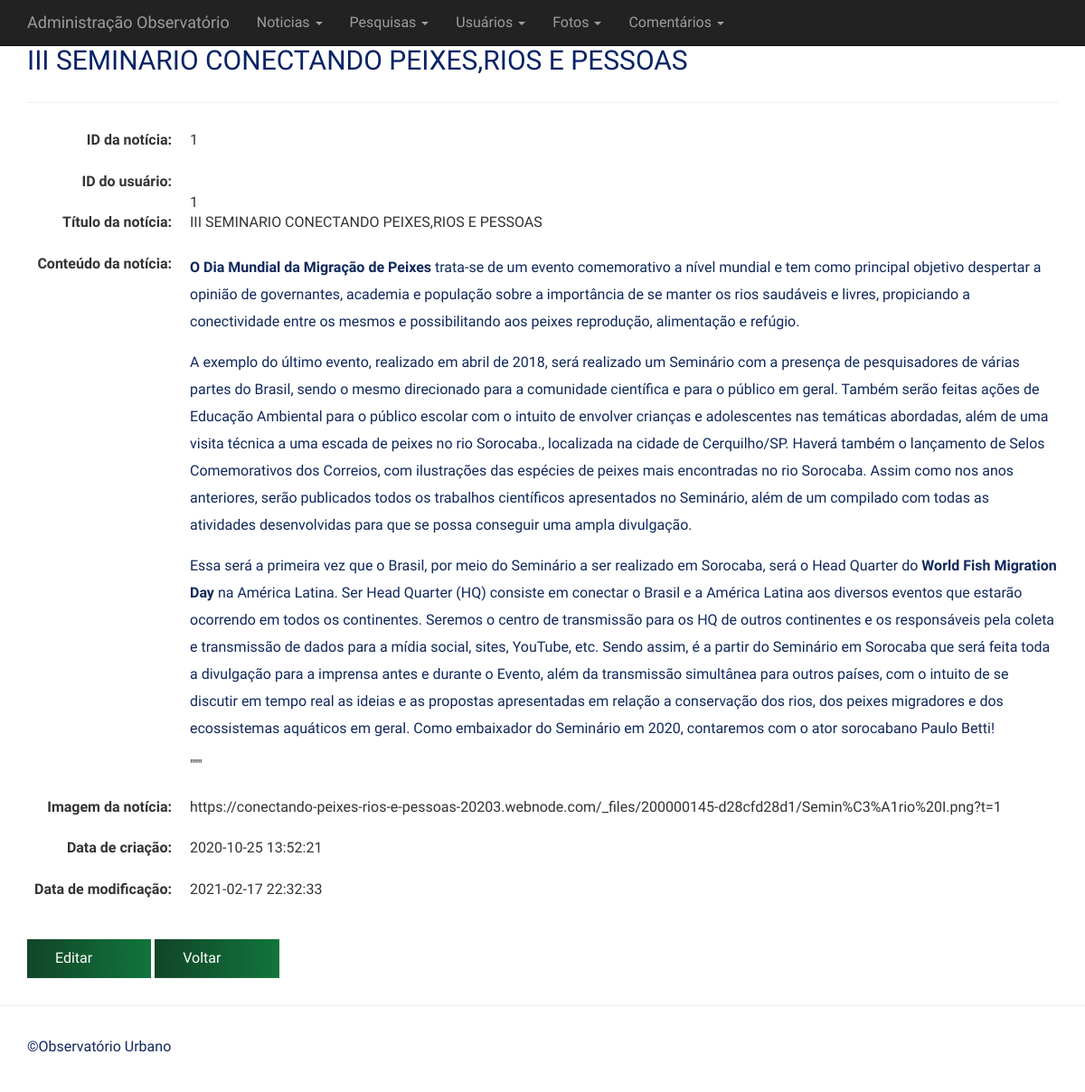
The page /adm/noticias/view.php?id=1 on the database its author committed.
### tables this page shows
CREATE TABLE `noticias` (
  `id` int(11) NOT NULL COMMENT 'Chave da tabela',
  `id_usuario` int(11) NOT NULL COMMENT 'Chave estrangeira da tabela usuario',
  `titulo` text NOT NULL COMMENT 'Título da notícia',
  `dia` int(2) NOT NULL COMMENT 'Dia que a noticia irá ocorrer',
  `mes` varchar(3) NOT NULL COMMENT 'Mês que a noticia irá ocorrer',
  `conteudo` text NOT NULL COMMENT 'Conteúdo da notícia',
  `imagem` text NOT NULL COMMENT 'Caminho para imagem',
  `criacao` datetime NOT NULL COMMENT 'Data de criação',
  `modificacao` datetime DEFAULT NULL COMMENT 'Data de Modificação'
);

### adm/inc/database.php (called while the page is built, shortened)
<?php
function open_database() {
	try {
		$conn = new mysqli(DB_HOST, DB_USER, DB_PASSWORD, DB_NAME);
		return $conn;
	} catch (Exception $e) {
		echo $e->getMessage();
		return null;
	}
}
function find( $table = null, $id = null ) {
	$database = open_database();
	$found = null;
	try {
	  if ($id) {
	    $sql = "SELECT * FROM " . $table . " WHERE id = " . $id;
	    $result = $database->query($sql);
	    if ($result->num_rows > 0) {
	      $found = $result->fetch_assoc();
	    }
	  } else {
	    $sql = "SELECT * FROM " . $table;
	    $result = $database->query($sql);
	    if ($result->num_rows > 0) {
	      $found = $result->fetch_all(MYSQLI_ASSOC);
	    }
	  }
	} catch (Exception $e) {
	  $_SESSION['message'] = $e->GetMessage();
	  $_SESSION['type'] = 'danger';
  }
    return $found;
}

### adm/noticias/functions.php (called while the page is built, shortened)
<?php
function view($id = null) {
	$customer = find('noticias', $id);
  }

### adm/noticias/view.php (the view, shortened to what this page needs)
<?php
	require_once('functions.php');
	view($_GET['id']);
?>
<h2><?php echo $customer['titulo']; ?></h2>
<hr>
<dl class="dl-horizontal">
	<dt>ID da notícia:</dt>
	<dd><?php echo $customer['id']; ?></dd>
	<br/>
	<dt>ID do usuário:</dt>
	<br/>
	<dd><?php echo $customer['id_usuario']; ?></dd>
	<dt>Título da notícia:</dt>
	<dd><?php echo $customer['titulo']; ?></dd>
	<br/>
	<dt>Conteúdo da notícia:</dt>
	<dd><?php echo $customer['conteudo']; ?></dd>
	<br/>
	<dt>Imagem da notícia:</dt>
	<dd><?php echo $customer['imagem']; ?></dd>
	<br/>
	<dt>Data de criação:</dt>
	<dd><?php echo $customer['criacao']; ?></dd>
	<br/>
	<dt>Data de modificação:</dt>
	<dd><?php echo $customer['modificacao']; ?></dd>
	<br/>
</dl>
<div id="actions" class="row">
	<div class="col-md-12">
	  <a href="edit.php?id=<?php echo $customer['id']; ?>" class="btn btn-primary">Editar</a>
	  <a href="index.php" class="btn btn-default">Voltar</a>
	</div>
</div>

### adm/inc/header.php (style rules this page uses)
body { padding-top: 50px; padding-bottom: 20px; }

### rows shown on the page
noticias: titulo "III SEMINARIO CONECTANDO PEIXES,RIOS E PESSOAS", id "1", id_usuario "1", conteudo "O Dia Mundial da Migração de Peixes trata-se de um evento comemorativo a nível mundial e tem como principal objetivo despertar a opinião de governantes, academia e população sobre a importância de se manter os rios saudáveis e livres, propiciando a conectividade entre os mesmos e possibilitando aos peixes reprodução, alimentação e refúgio. A exemplo do último evento, realizado em abril de 2018, será realizado um Seminário com a presença de pesquisadores de várias partes do Brasil, sendo o mesmo direcionado para a comunidade científica e para o público em geral. Também serão feitas ações de Educação Ambiental para o público escolar com o intuito de envolver crianças e adolescentes nas…", imagem "https://conectando-peixes-rios-e-pessoas-20203.webnode.com/_files/200000145-d28cfd28d1/Semin%C3%A1rio%20I.png?t=1", criacao "2020-10-25 13:52:21", modificacao "2021-02-17 22:32:33"
